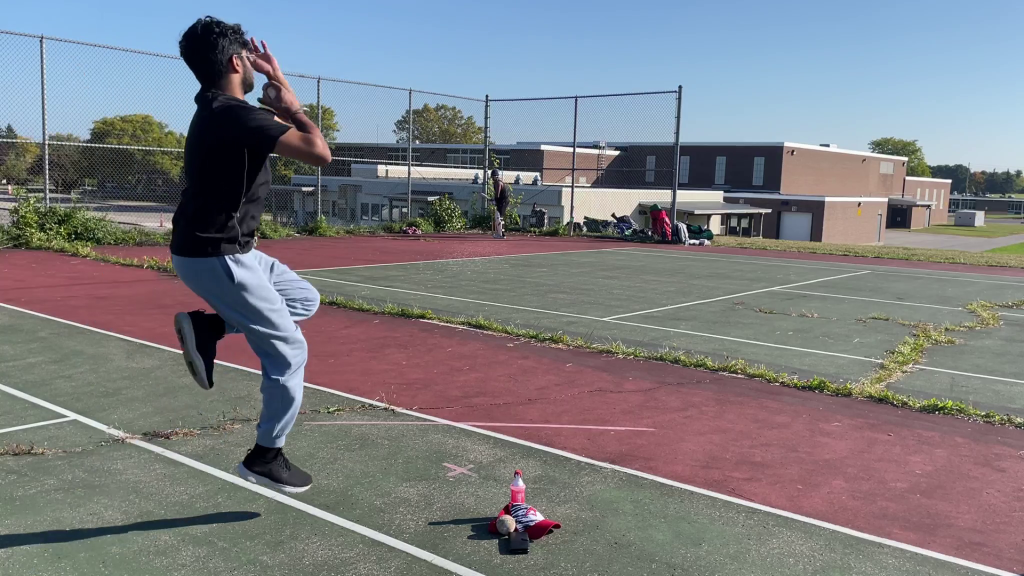
#> input picture frame 12 of test_video.mov, 2048 x 1152 px (shown at 1/2 size)
$ python main.py
#> lines starting #> are read from the running program, lines starting #| are printed output that depends on the picture
# from skimage import io, filters, img_as_ubyte  # Import img_as_ubyte
#
# # Load your custom image "image1.jpg"
# image = io.imread("image1.jpg")
#
# # Apply the un-sharp mask filter with different parameters
# result_1 = filters.unsharp_mask(image, radius=1, amount=1)
# result_2 = filters.unsharp_mask(image, radius=5, amount=5)  # amount=2 original
# result_3 = filters.unsharp_mask(image, radius=20, amount=1)
#
# # Convert the images to uint8 format before saving
# result_1 = img_as_ubyte(result_1)
# result_2 = img_as_ubyte(result_2)
# result_3 = img_as_ubyte(result_3)
#
# # Save the original image
# io.imsave("original_image.jpg", image)
#
# # Save the enhanced images
# io.imsave("enhanced_image_1.jpg", result_1)
# io.imsave("enhanced_image_2.jpg", result_2)
# io.imsave("enhanced_image_3.jpg", result_3)


from skimage import io, filters
import cv2

# Open the video file
video_capture = cv2.VideoCapture("test_video.mov")

while True:
    ret, frame = video_capture.read()
#> frame is the input picture: shape (1152, 2048, 3); mean B, G, R 130.5, 125.5, 124.7

    if not ret:
        break  # Break the loop when the video ends

    # Apply the un-sharp mask filter with different parameters
    result = filters.unsharp_mask(frame, radius=5, amount=5)  # You can adjust radius and amount
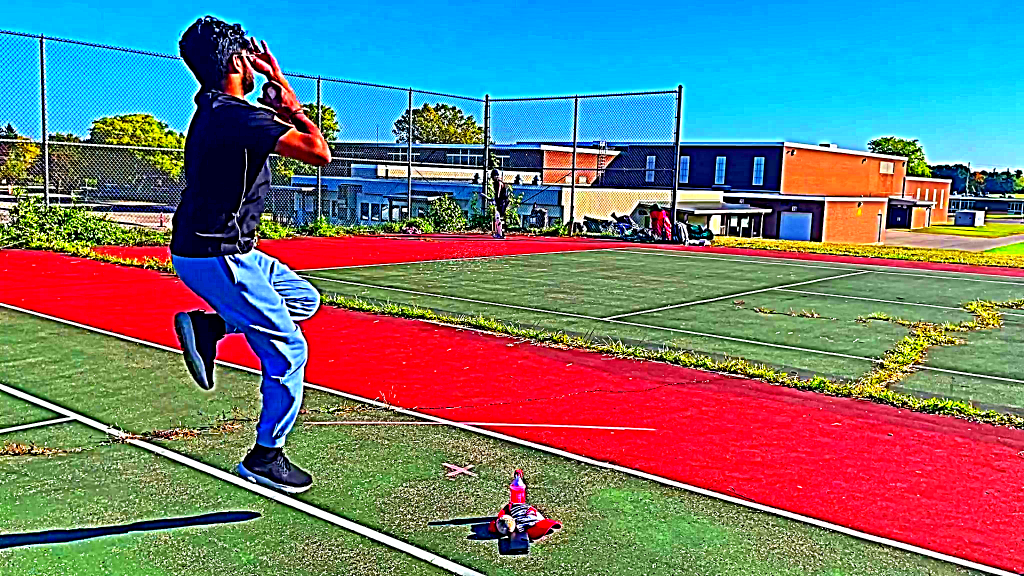
#> result: shape (1152, 2048, 3) float64 (shown at 1/2 size); mean B, G, R 0.466, 0.47, 0.447

    # Show the processed frame
    cv2.imshow("Un-sharp Masked Frame", result)

    # Check for user input to exit the loop
    if cv2.waitKey(1) & 0xFF == ord('q'):
#> (key q is pressed here)
        break

# Release the video object and close the OpenCV window
video_capture.release()
cv2.destroyAllWindows()

$ run again, starting later in the video
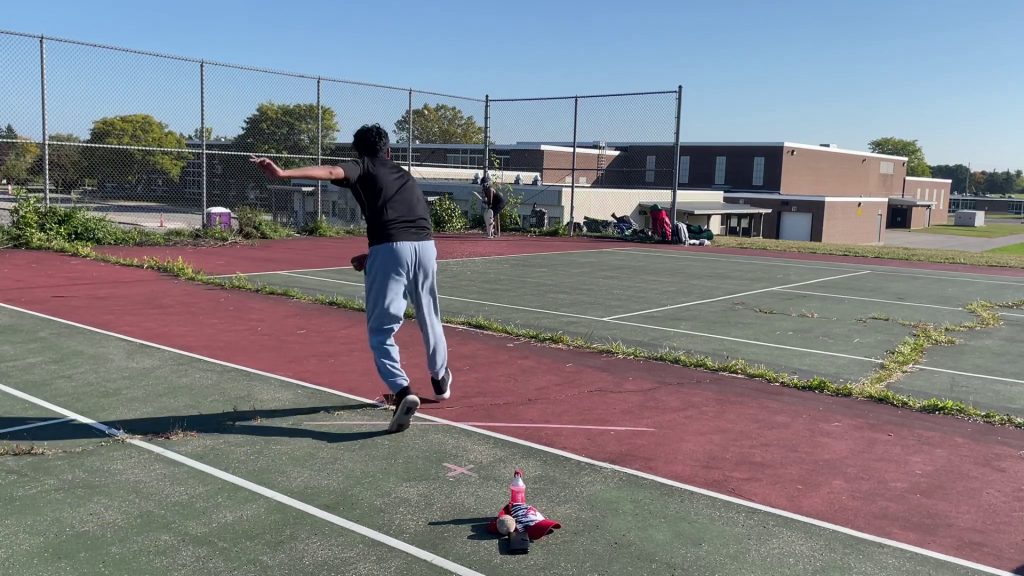
#> input picture frame 54 of test_video.mov, 2048 x 1152 px (shown at 1/2 size)
#> frame is the input picture: shape (1152, 2048, 3); mean B, G, R 131.1, 126.2, 125.3
#> `result = filters.unsharp_mask(frame, radius=5, amount=5)`:
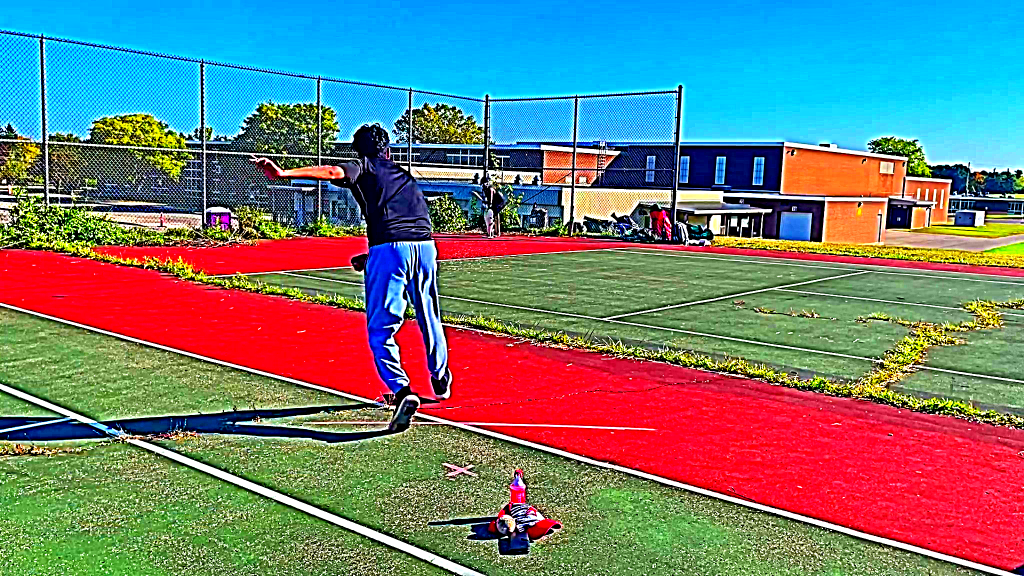
#> result: shape (1152, 2048, 3) float64 (shown at 1/2 size); mean B, G, R 0.466, 0.476, 0.451

$ run again, starting later in the video
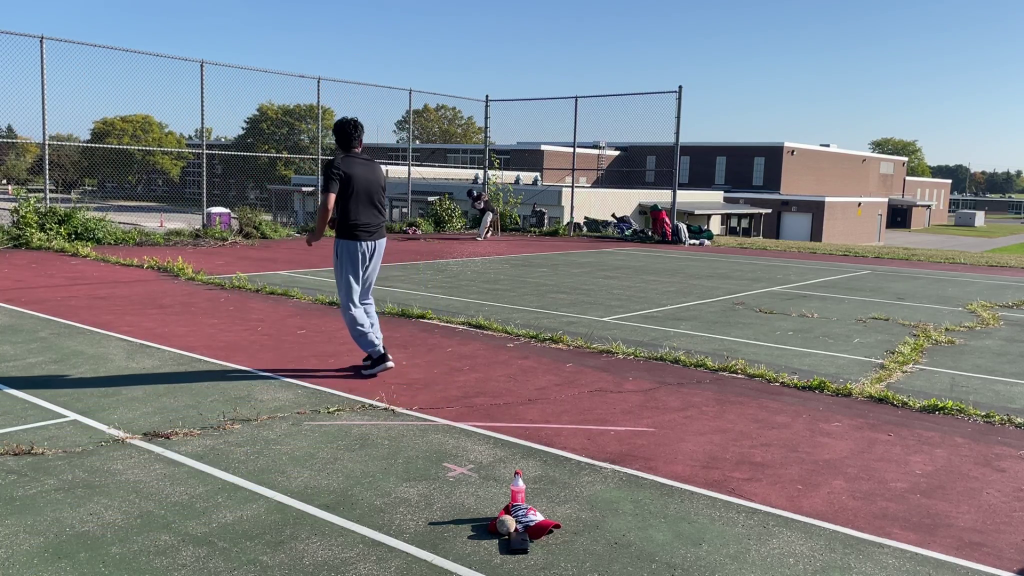
#> input picture frame 96 of test_video.mov, 2048 x 1152 px (shown at 1/2 size)
#> frame is the input picture: shape (1152, 2048, 3); mean B, G, R 131.7, 127.2, 126.8
#> `result = filters.unsharp_mask(frame, radius=5, amount=5)`:
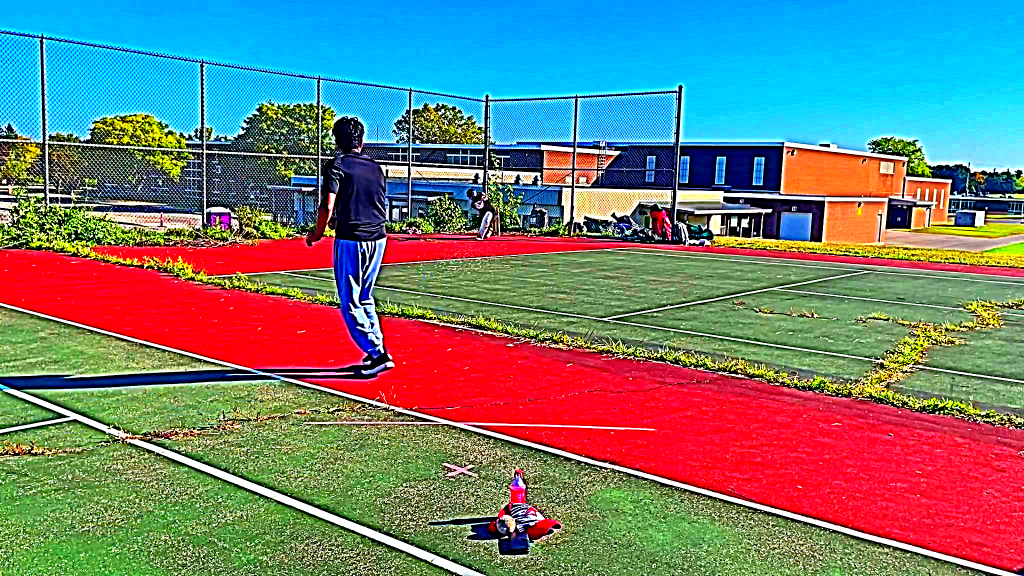
#> result: shape (1152, 2048, 3) float64 (shown at 1/2 size); mean B, G, R 0.462, 0.479, 0.457
